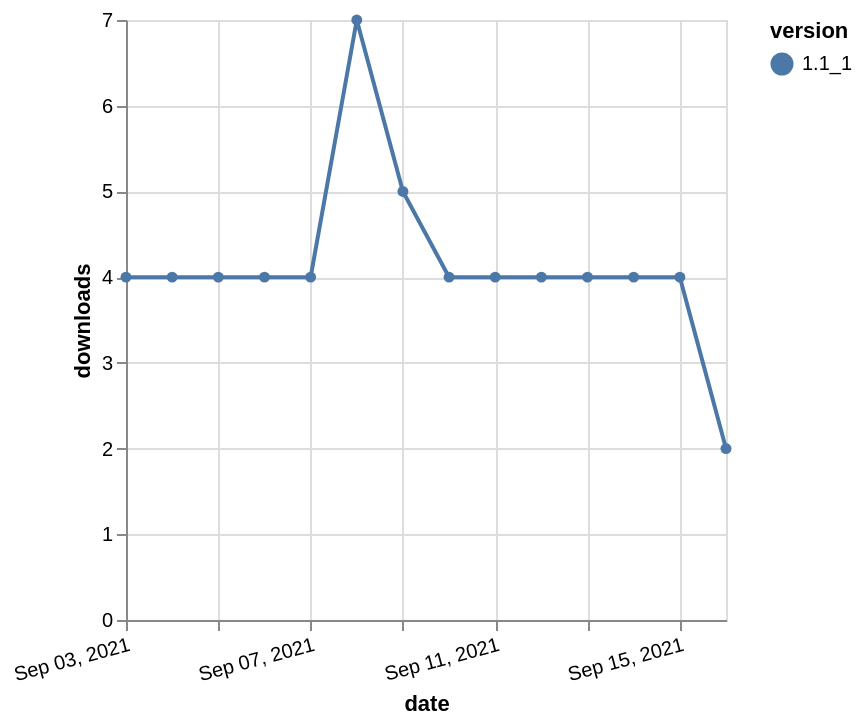

Here is the Vega-Lite specification saved for this chart:
### Vega-Lite specification from a JSON file in a GitHub repository (floating-point values rounded to 4 significant figures)
{"$schema": "https://vega.github.io/schema/vega-lite/v5.json", "description": "A simple bar chart with embedded data.", "data": {"values": [{"date": "2021-09-03", "total": 6775, "delta": 4, "version": "1.1_1"}, {"date": "2021-09-04", "total": 6779, "delta": 4, "version": "1.1_1"}, {"date": "2021-09-05", "total": 6783, "delta": 4, "version": "1.1_1"}, {"date": "2021-09-06", "total": 6787, "delta": 4, "version": "1.1_1"}, {"date": "2021-09-07", "total": 6791, "delta": 4, "version": "1.1_1"}, {"date": "2021-09-08", "total": 6798, "delta": 7, "version": "1.1_1"}, {"date": "2021-09-09", "total": 6803, "delta": 5, "version": "1.1_1"}, {"date": "2021-09-10", "total": 6807, "delta": 4, "version": "1.1_1"}, {"date": "2021-09-11", "total": 6811, "delta": 4, "version": "1.1_1"}, {"date": "2021-09-12", "total": 6815, "delta": 4, "version": "1.1_1"}, {"date": "2021-09-13", "total": 6819, "delta": 4, "version": "1.1_1"}, {"date": "2021-09-14", "total": 6823, "delta": 4, "version": "1.1_1"}, {"date": "2021-09-15", "total": 6827, "delta": 4, "version": "1.1_1"}, {"date": "2021-09-16", "total": 6829, "delta": 2, "version": "1.1_1"}]}, "width": "container", "mark": {"type": "line", "point": {"filled": true}}, "encoding": {"x": {"field": "date", "type": "temporal", "timeUnit": "yearmonthdate", "title": "date", "axis": {"labelAngle": -15}}, "y": {"field": "delta", "type": "quantitative", "title": "downloads"}, "color": {"field": "version", "type": "nominal"}, "tooltip": {"field": "delta"}}}
